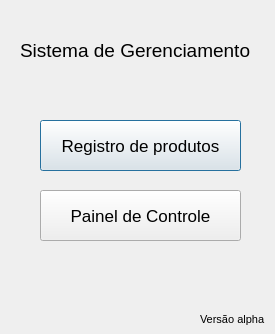
<?xml version="1.0" encoding="UTF-8"?>
<ui version="4.0">
 <class>Dialog</class>
 <widget class="QDialog" name="Dialog">
  <property name="geometry">
   <rect>
    <x>0</x>
    <y>0</y>
    <width>275</width>
    <height>334</height>
   </rect>
  </property>
  <property name="windowTitle">
   <string>Dialog</string>
  </property>
  <widget class="QPushButton" name="register_screen">
   <property name="geometry">
    <rect>
     <x>40</x>
     <y>120</y>
     <width>201</width>
     <height>51</height>
    </rect>
   </property>
   <property name="font">
    <font>
     <pointsize>13</pointsize>
    </font>
   </property>
   <property name="toolTip">
    <string>Adicionar um novo item</string>
   </property>
   <property name="text">
    <string>Registro de produtos</string>
   </property>
  </widget>
  <widget class="QPushButton" name="control_screen">
   <property name="geometry">
    <rect>
     <x>40</x>
     <y>190</y>
     <width>201</width>
     <height>51</height>
    </rect>
   </property>
   <property name="font">
    <font>
     <pointsize>13</pointsize>
    </font>
   </property>
   <property name="toolTip">
    <string>Administrar o banco de dados</string>
   </property>
   <property name="text">
    <string>Painel de Controle</string>
   </property>
  </widget>
  <widget class="QLabel" name="login_title">
   <property name="geometry">
    <rect>
     <x>20</x>
     <y>30</y>
     <width>241</width>
     <height>41</height>
    </rect>
   </property>
   <property name="font">
    <font>
     <pointsize>14</pointsize>
    </font>
   </property>
   <property name="text">
    <string>Sistema de Gerenciamento</string>
   </property>
  </widget>
  <widget class="QLabel" name="label">
   <property name="geometry">
    <rect>
     <x>200</x>
     <y>310</y>
     <width>101</width>
     <height>18</height>
    </rect>
   </property>
   <property name="font">
    <font>
     <pointsize>8</pointsize>
    </font>
   </property>
   <property name="text">
    <string>Versão alpha</string>
   </property>
  </widget>
 </widget>
 <resources/>
 <connections/>
</ui>
